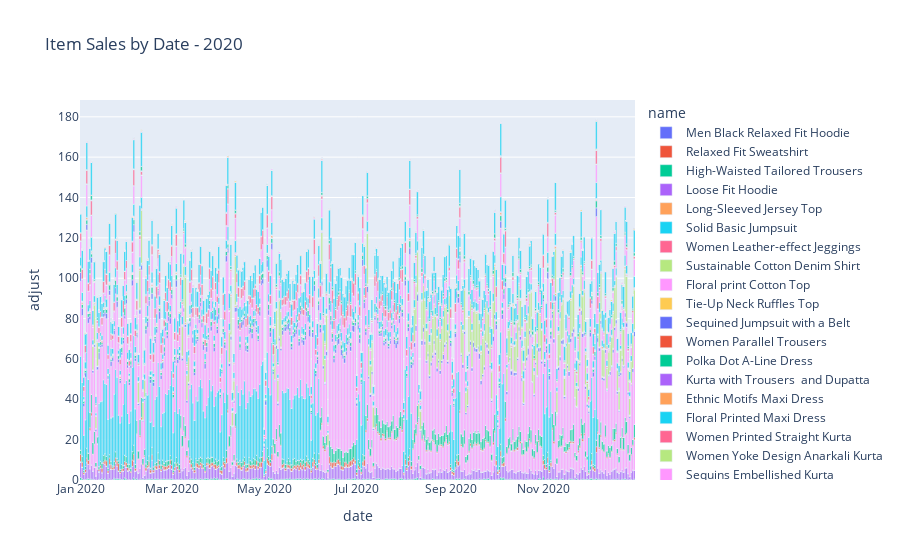

The notebook cell this image was saved under:
### Code cell
SINGLE_YEAR = 2020

df_sales_single_year = df_sales_adj[df_sales_train['date'].dt.year == SINGLE_YEAR]
df_plot = df_sales_single_year[['date','item_id','adjust']].groupby(['date','item_id']).mean().reset_index()
df_plot = df_plot.merge(df_items,left_on="item_id",right_on="id")[['date','adjust','name']]
fig = px.bar(df_plot, x='date', y='adjust',color="name", title=f'Item Sales by Date - {SINGLE_YEAR}')
fig.update_layout(bargap=0.0,bargroupgap=0.0)
fig.show()
